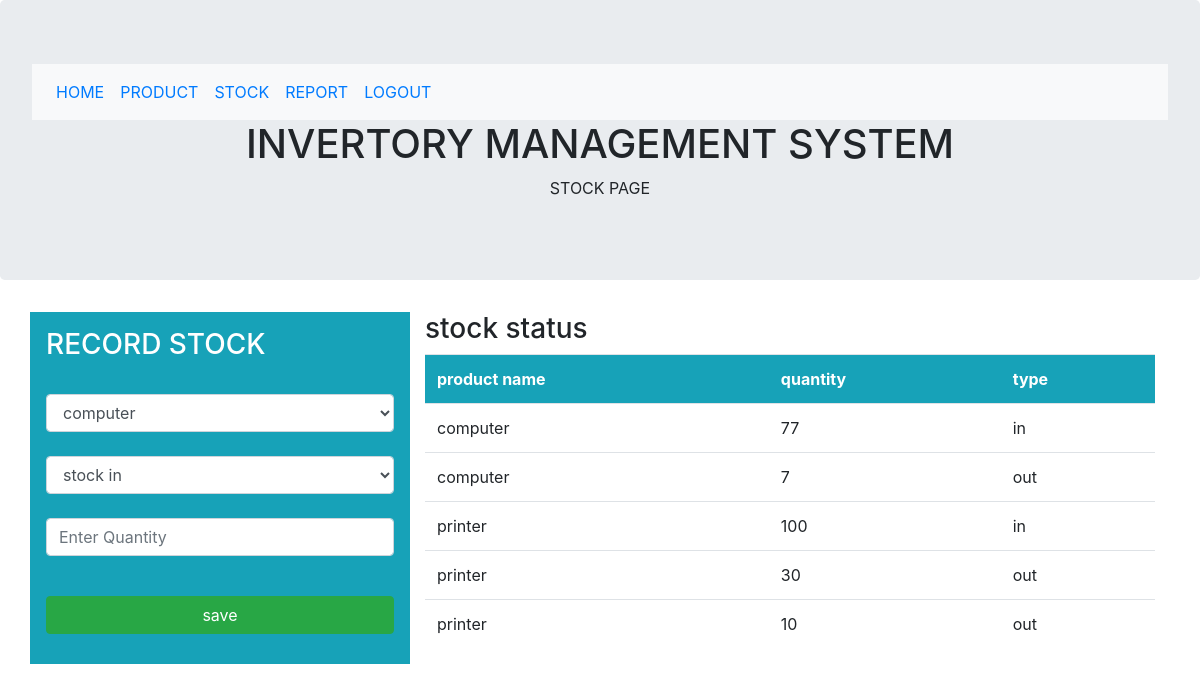
The app's page /Dashboard/stock.php (signed in) with its own data.
### tables this page shows
CREATE TABLE `stock` (
  `id` int(11) NOT NULL,
  `product_id` int(11) NOT NULL,
  `type` varchar(40) NOT NULL,
  `quantity` varchar(40) NOT NULL
);

CREATE TABLE `products` (
  `id` int(11) NOT NULL,
  `name` varchar(40) NOT NULL,
  `description` varchar(40) NOT NULL
);

### Dashboard/stock.php (the view, shortened to what this page needs)
<?php
include '../db.php';
?>
<!DOCTYPE html>
<html lang="en">
<head>
  <link rel="stylesheet" href="https://cdn.jsdelivr.net/npm/bootstrap@4.6.2/dist/css/bootstrap.min.css">
</head>
<body>
<div class="jumbotron text-center">
    <?php
include 'menus.php'
    ?>
  <h1>INVERTORY MANAGEMENT SYSTEM</h1>
  <p>STOCK PAGE </p>
</div>
<div class="container">
    <div class="row">
  <div class="col-md-4 bg-info p-3">
    <form action="stock.php" method="post">
        <caption><h3 class="text-white">RECORD STOCK</h3> </caption><br/>
        <select name="product_id" id="" class="form-control">
            <?php
         $result=mysqli_query($con,"select * from products");
        while($row=mysqli_fetch_array($result)){
            ?>
             <option value="<?php echo $row['id'] ?>"><?php echo $row['name'] ?></option>
  <?php
        }
        ?>
        </select><br/>
        <select name="type" id="" class="form-control">
            <option value="in">stock in</option>
        </select><br/>
        <input type="text" name="quantity" class="form-control" placeholder="Enter Quantity"><br/>
   <button class="btn btn-success col-md-12 mt-3" type="submit" name="save">save</button>
    </form>
  </div>
  <div class="col-md-8">
    <h3>stock status</h3>
    <table class="table">
        <tr class="bg-info text-white">
            <th>product name</th> <th>quantity</th><th>type</th>
        </tr>
       <?php
       $result=mysqli_query($con,"SELECT products.name,stock.quantity,stock.type
        FROM products,stock where products.id=stock.product_id");
       while($row=mysqli_fetch_array($result)){
        ?>
        <tr>
          <td><?php echo $row['name'];  ?></td>
          <td><?php echo $row['quantity'];  ?></td>
          <td><?php echo $row['type'];  ?></td>
        </tr>
        <?php
       }
       ?>
    </table>
 </div>
    </div>
</div>
</body>
</html>

### Dashboard/menus.php
<nav class="navbar navbar-expand-sm bg-light">
  <ul class="navbar-nav">
    <li class="nav-item">
      <a class="nav-link" href="index.php">HOME</a>
    </li>
    <li class="nav-item">
      <a class="nav-link" href="products.php">PRODUCT</a>
    </li>
    <li class="nav-item">
      <a class="nav-link" href="stock.php">STOCK</a>
    </li>
    <li class="nav-item">
      <a class="nav-link" href="report.php">REPORT</a>
    </li>
    <li class="nav-item">
      <a class="nav-link" href="../logout.php">LOGOUT</a>
    </li>
  </ul>
</nav>

### records on screen
stock: product.name "computer", quantity "77", type "in"
stock: product.name "computer", quantity "7", type "out"
stock: product.name "printer", quantity "100", type "in"
stock: product.name "printer", quantity "30", type "out"
stock: product.name "printer", quantity "10", type "out"

### other values on screen
form field product_id "computer"
